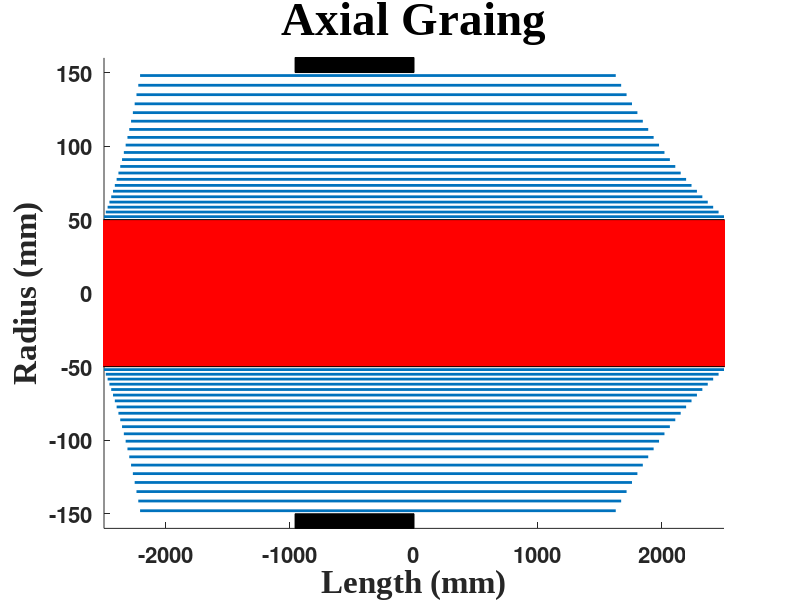
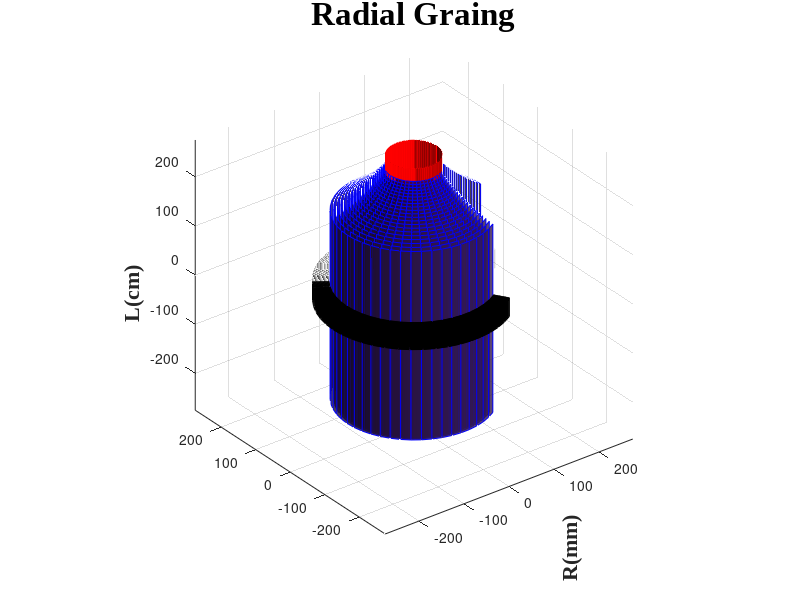

The MATLAB source for these figures, in order:
clc
close all
clear all
%%
% Declareing Given Variables 
Voltage = 275000;         %Applied voltage (volt)
Inner_diameter = 100;     %mm
Outer_diameter = 300;     %mm
First_foil_length = 5000; %mm
N = 21;
Foil_Thickness = 0.1;     %mm
First_Gap = 2;            %mm
Last_Gap  = 2;            %mm

E_boundary_surface_Air = 300;   %volt/mm
E_boundary_surface_Oil = 3*300; %volt/mm

%%
% Defining new variables
Del_Voltage = Voltage/N-1; %Voltage between each foil
b_Air = Del_Voltage/E_boundary_surface_Air;
b_Oil = Del_Voltage/E_boundary_surface_Oil;
L_Air =  b_Air * (N-1); 
L_Oil =  b_Oil * (N-1);

% Del_Radius = ((Outer_diameter- Inner_diameter)-2*(First_Gap+Last_Gap))/(2*(N-1)); % Spacing between each foil
%Initialise vectors (22 for 3D plotting)
L = zeros(1,N+1); 
L_Air = zeros(1,N+1);
L_Oil = zeros(1,N+1); 
Radius = zeros(1,N+1);
R_parameter=1.007; % Parameter for adjesting assumption value of r0

%%
% Calculation
L(1)=First_foil_length; %The forst foil is 5000mm and connected to the conductor, no capacitance between conductor and this foil
r0 = Inner_diameter/2 ; %Radius of the conductor
Radius(1)= Inner_diameter/2  + First_Gap; % Radial position of first foil = 52mm
L_Air(1)= L(1)/2;
L_Oil(1)= L(1)/2;
%Calculate the radial positions of all foils
for i=2:N
    L_Air(i)=L_Air(i-1)- b_Air;
    L_Oil(i)=L_Oil(i-1)- b_Oil;
    L(i)= L_Air(i)+L_Oil(i);
end

% Refer to Section 2.2 for an explanation of this assumption
Radius(2)=  Radius(1)* exp( (L(2)/L(1)) * log(Radius(1)/(r0-R_parameter)));

%Follow the iterative formula
for i=3:N     
    Radius(i)= Radius(i-1)* exp( (L(i)/L(i-1)) * log(Radius(i-1)/Radius(i-2)));
end

%For plotting - add the outer shell
L(N+1)=L(N)- .5*L(N);
Radius(N+1)=Radius(N)+ Last_Gap;

%%
% Ploting
x=zeros(1,2*(N+1));
y=x;
j=1;
for i=1:2:2*(N+1)
    x(i)=L_Air(j);
    x(i+1)=-L_Oil(j);
    y(i)=Radius(j);
    y(i+1)=Radius(j);
    j=j+1;
end
y2=-y;

% 2D Plot
figure
axes('FontSize',16,'fontWeight','bold')
rect_H = rectangle('Position', [-1.1.*x(1),- r0, 2.2*x(1), 2*r0]); 
set(rect_H, 'FaceColor', 'r') 

for i=1:2:2*(N)
    hold on
    line(x(i:i+1), y(i:i+1), 'LineWidth',2)
    line(x(i:i+1), y2(i:i+1),'LineWidth',2)
    %axis equal
end
rect_H = rectangle('Position', [-L(N+1)/2,Outer_diameter/2, L(N+1)/2, 1000]); 
set(rect_H, 'FaceColor',[0, 0, 0])
rect_H = rectangle('Position', [-L(N+1)/2,-10-Outer_diameter/2, L(N+1)/2, 10]); 
set(rect_H, 'FaceColor',[0, 0, 0])
title('Axial Graing','FontName', 'Times New Roman','FontSize',34,'fontWeight','bold');
xlabel('Length (mm)','FontName', 'Times New Roman','FontSize',24,'fontWeight','bold')
ylabel('Radius (mm)','FontName', 'Times New Roman','FontSize',24,'fontWeight','bold')
xlim([x(2) x(1)]);ylim([y2(end)-10 y(end)+10])

% 3D Plot
K=50; scl=.1; % Z direction scalling value for plotting
p= 6*N/3+1; %adjusting the Cut in the 3D shap
figure
axes('FontSize',16,'fontWeight','bold')
R=[r0 r0];
[X,Y,Z] = cylinder(R,5*K);
Z(2, :) = (L_Air(1)+ .1*L_Air(1))*scl;
Z(1, :) = - Z(2, :);
surf(X,Y,Z, 'FaceColor',[1,0,0],'EdgeColor', [1,0,0]);
for i=1:N
    hold on
    R=[Radius(i) Radius(i)];
    [X,Y,Z] = cylinder(R,K);
    Z(2,:)= L_Air(i);
    Z(1,:)= -L_Oil(i);
    X = X(:,1:p);
    Y = Y(:,1:p);
    Z = Z(:,1:p)*scl;
    testsubject = surf(X,Y,Z); 
    set(testsubject,'FaceAlpha',0.8,'EdgeColor','b')
    axis equal
end
Ground=Radius(N+1)-1;
for i=1:30
    R=[Ground+i Ground+i];
    [X,Y,Z] = cylinder(R,K);
    Z(2, :) = L(N+1) *scl;
    Z(1, :) = -  Z(2, :);
    X = X(:,1:p);
    Y = Y(:,1:p);
    Z = Z(:,1:p)*scl;
    surf(X,Y,Z, 'FaceColor', [0,0,0],'EdgeColor',[0, 0, 0]);
end
camlight
lighting gouraud
title('Radial Graing','FontName','Times New Roman','FontSize',24,'fontWeight','bold');
xlabel('R(mm)','FontName','Times New Roman','FontSize',16,'fontWeight','bold','Rotation',90,'HorizontalAlignment','right')
zlabel('L(cm)','FontName','Times New Roman','FontSize',16,'fontWeight','bold','HorizontalAlignment','right')

% Saving results to file
FID = fopen('AxialVals21.tex', 'w');
fprintf(FID, '\\begin{table}[!htb]\n');
fprintf(FID, '\\caption{Radial Grading Calculations Results}\n');
fprintf(FID, '\\label{table:radialvals}\n');
fprintf(FID, '\\begin{center}\n');
fprintf(FID, '\\begin{tabular}{cc}\n');
fprintf(FID, '\\toprule\n');
fprintf(FID, '\\textbf{Radius(mm)} & \\textbf{Length(mm)} \\\\ \\toprule\n');
for i=1:N+1
    fprintf(FID, '%4.2f & %4.2f \\\\\n', Radius(i), L(i));
end 
fprintf(FID, '\\bottomrule\n');
fprintf(FID, '\\end{tabular}\n');
fprintf(FID, '\\end{center}\n');
fprintf(FID, '\\end{table}\n');
fclose(FID);
